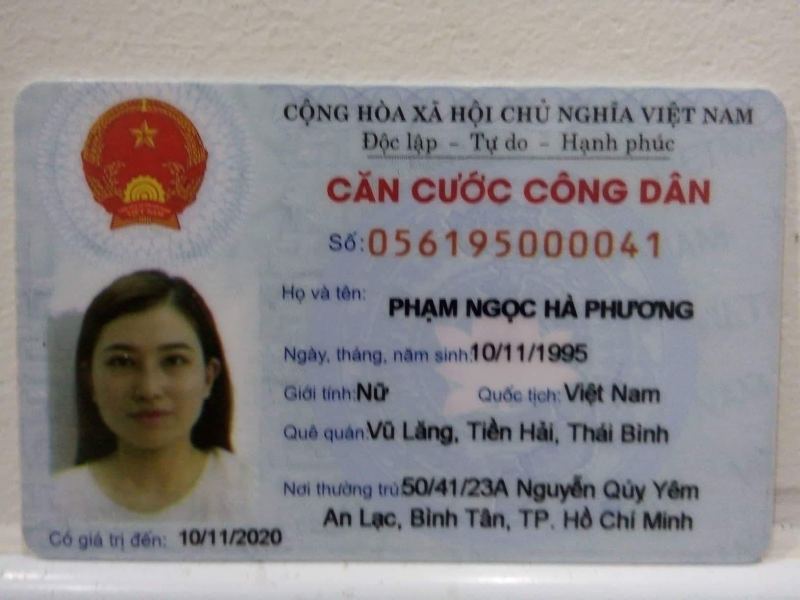
#> input picture Cells/LearningCell/LearningData/data/obj/1.jpg, 1600 x 1200 px (shown at 1/2 size)
$ python -i Preprocessor.py   (imports and definitions only)
#> lines starting #> are read from the running program, lines starting #| are printed output that depends on the picture; after the words box and inside, x2 and y2 are one past the last pixel; in counts of white or black regions, pixels touching at a corner belong together
from __future__ import division

import cv2
import numpy as np
import os
import imutils

c_SCALE = 540

def resize(img, width=None, height=None, interpolation=cv2.INTER_AREA):
    ratio = 1
    w, h, _ = img.shape

    if width is None and height is None:
        return img
    elif width is None:
        ratio = height/h
        width = int(w*ratio)
        resized = cv2.resize(img, (height, width), interpolation)
        return resized
    else:
        ratio = width/w
        height = int(h*ratio)
        resized = cv2.resize(img, (height, width), interpolation)
        return resized


def findLines(frame):
    lines = None
    img_gray = cv2.cvtColor(frame, cv2.COLOR_BGR2GRAY)
    for i in [3, 5, 7, 9]:
        img_blur = cv2.GaussianBlur(img_gray, (i, i), 0)

        # morphological operations
        thres_open = cv2.morphologyEx(img_blur, cv2.MORPH_OPEN, (7, 7))
        thres_close = cv2.morphologyEx(thres_open, cv2.MORPH_CLOSE, (7, 7))
        # find edges
        thres_edge = cv2.Canny(thres_close, 30, 180, apertureSize=3)
        # cv2.imshow("Gray image", thres_edge)

        # Perform HoughLines tranform.
        lines = cv2.HoughLines(thres_edge, 1, np.pi/180, 150)
        # print('* Lines len: ' + str(len(lines)))
        if lines is not None:
            if len(lines) < 6:
                return lines
                break
    return None


def calculateRotateAngle(lines):
    rotate = 0
    if lines is not None:
        i = 0
        sum = 0
        for line in lines:
            for rho, theta in line:
                angle = theta/np.pi*180
                if angle > 45 and angle < 135:
                    i += 1
                    if angle < 90:
                        sum += 90 - angle
                    else:
                        sum += 90 - angle
        if i != 0:
            rotate = sum/i

    return rotate


def rotate(frame):
    img_resized = frame.copy()
    img_resized = resize(img_resized, height=600)
    lines = findLines(img_resized)
    rotate_angle = calculateRotateAngle(lines)
    rotated = frame.copy()
    if rotate_angle != 0:
        rotated = imutils.rotate_bound(rotated, rotate_angle)

    return rotated

def resizeFrame(mat, min_size):
    height, width, channels = mat.shape
    minLenght = (height, width)[width < height]
    scaledW = round(width / (minLenght / min_size + 1))
    scaledH = round(height / (minLenght / min_size + 1))
    dim = (scaledW, scaledH)
    return cv2.resize(mat, dim)

class Preprocessor:
    def __init__(self):
        print('* Init Preprocessor.')

    def execute(self, inputData, data):
        frame = rotate(data)
        frame = resizeFrame(frame, c_SCALE)
        return frame

>>> import cv2
>>> picture = cv2.imread('../../../LearningCell/LearningData/data/obj/1.jpg')
#> picture is the input picture: shape (1200, 1600, 3); mean B, G, R 139, 137.1, 140.8
>>> result = rotate(picture)
#> in resize, `resized = cv2.resize(img, (height, width), interpolation)`:
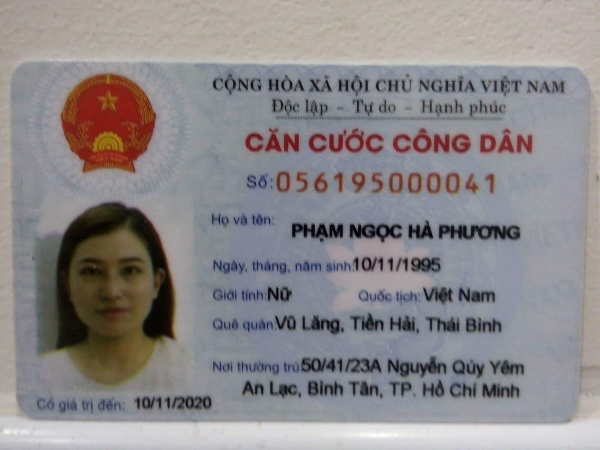
#> resized: shape (450, 600, 3); mean B, G, R 139, 137, 140.8
#> in findLines, `img_gray = cv2.cvtColor(frame, cv2.COLOR_BGR2GRAY)`:
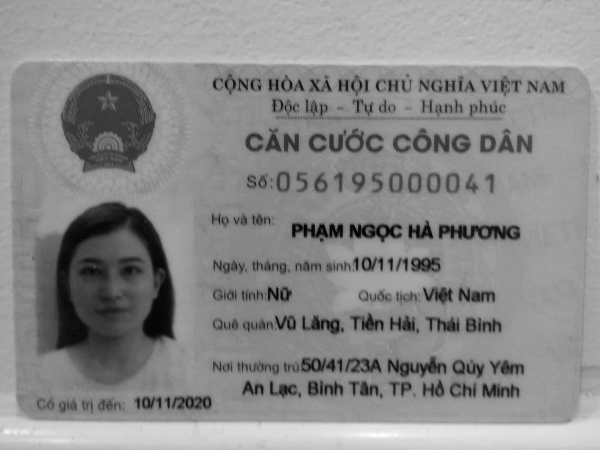
#> img_gray: shape (450, 600); min 1, max 255, mean 138.4
#> the loop in findLines, `for i in [3, 5, 7, 9]:` made 1 pass
#> lines on pass 1: [[424, 1.57], [418, 1.59]]
#> pass 1, in findLines, `thres_close = cv2.morphologyEx(thres_open, cv2.MORPH_CLOSE, (7, 7))`:
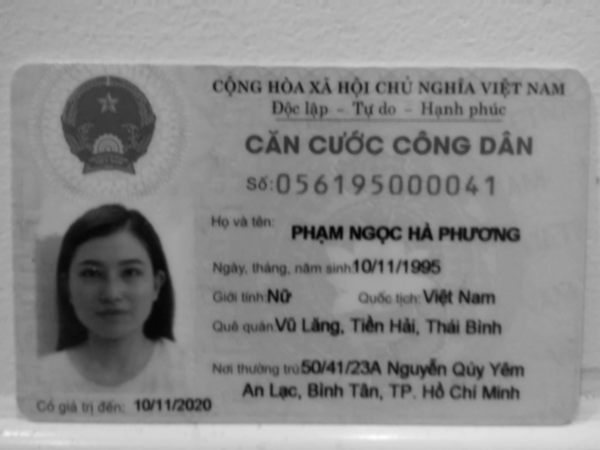
#> thres_close: shape (450, 600); min 5, max 252, mean 138.4
#> pass 1, in findLines, `thres_edge = cv2.Canny(thres_close, 30, 180, apertureSize=3)`:
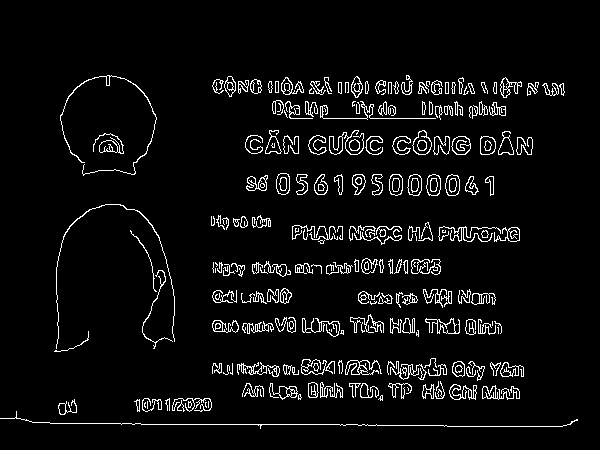
#> thres_edge: shape (450, 600); 5.4% white in thin lines or dots, all inside (x1, y1, x2, y2) = (0, 75, 578, 429)
#> in rotate, `lines = findLines(img_resized)`: lines = [[424, 1.57], [418, 1.59]]
#> the loop in calculateRotateAngle, `for line in lines:` made 2 passes
#> after the loop in calculateRotateAngle, `for line in lines:`: i = 2; sum = -1
#> in calculateRotateAngle, `rotate = sum/i`: rotate = -0.5
#> in rotate, `rotated = imutils.rotate_bound(rotated, rotate_angle)`:
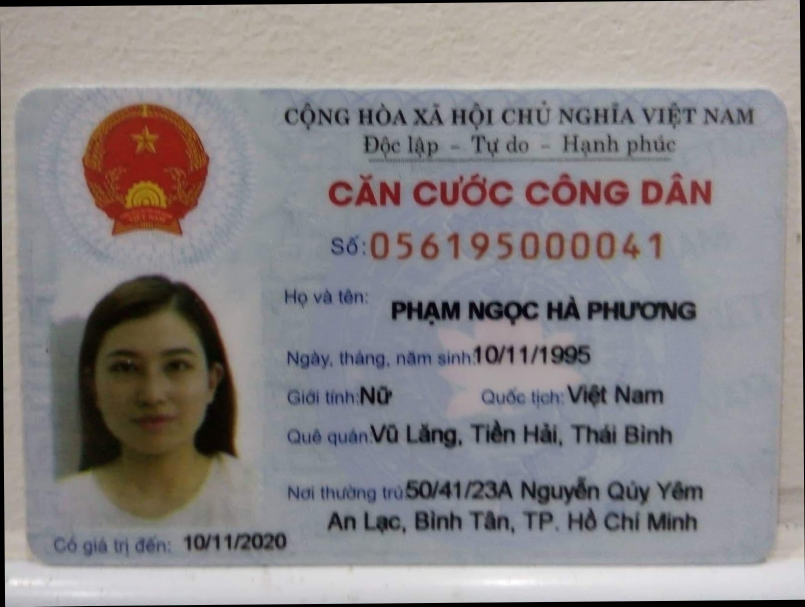
#> rotated: shape (1213, 1610, 3) (shown at 1/2 size); mean B, G, R 136.7, 134.8, 138.5
